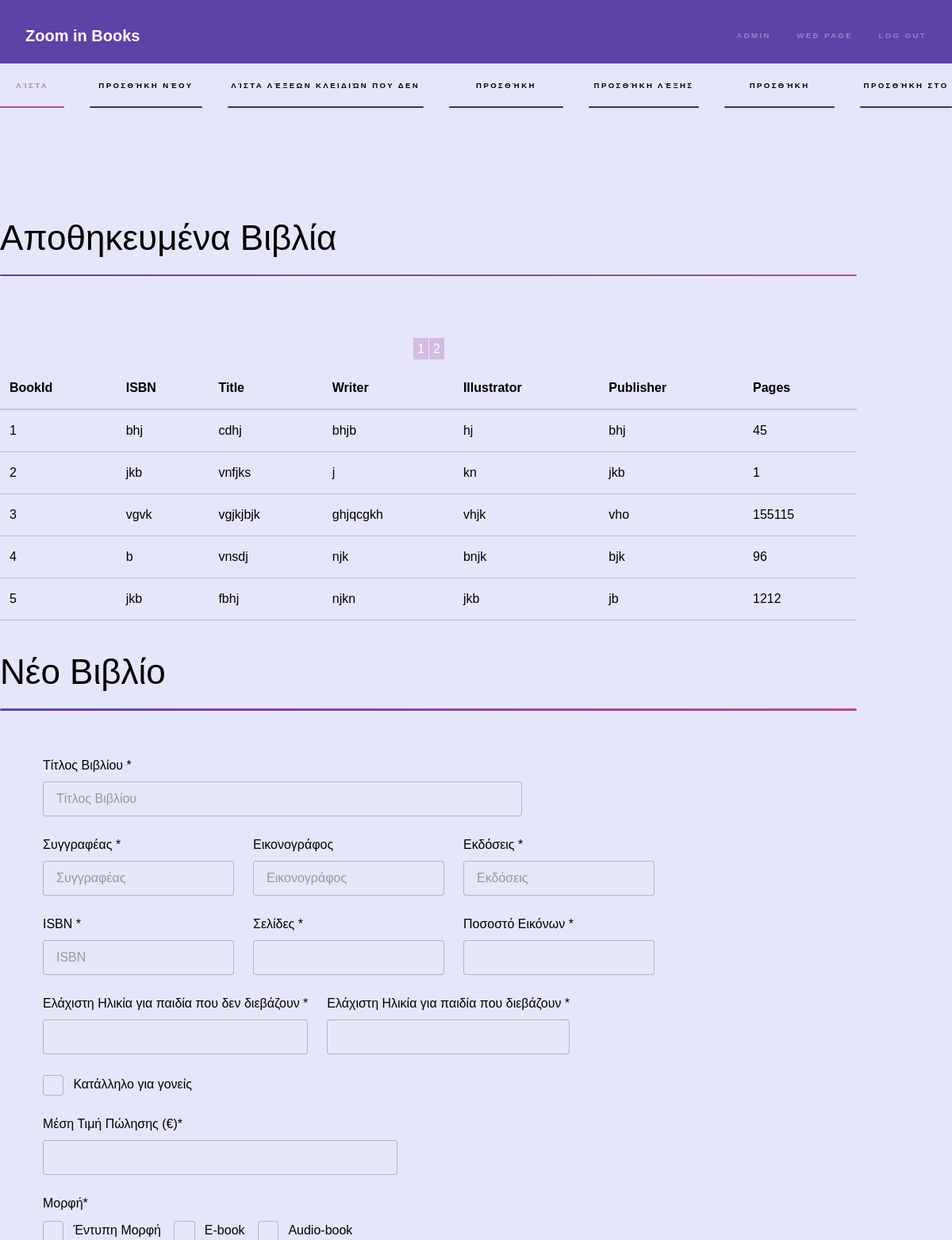
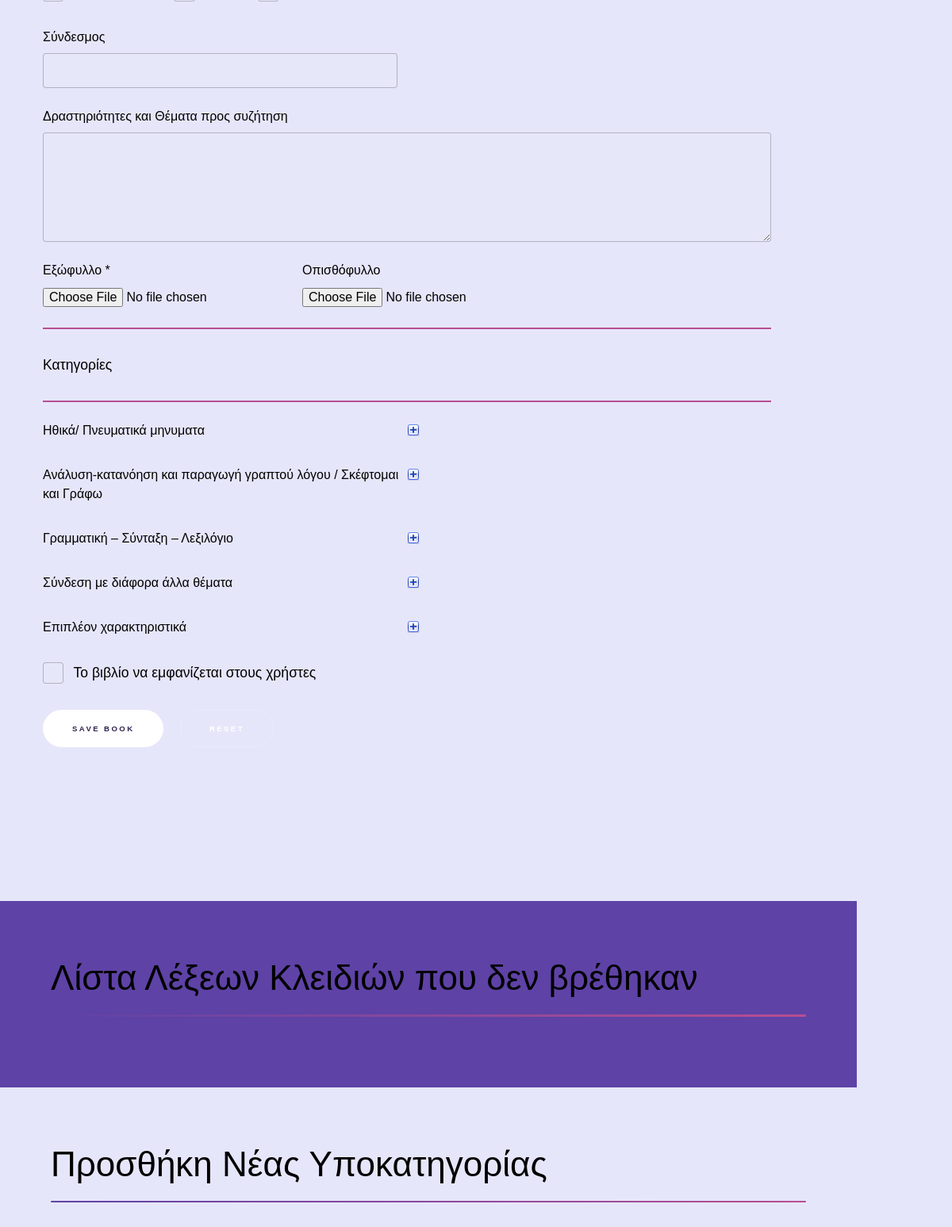
/admin/index.php (upper part), run on an earlier commit of the app's database (2 pictures, top to bottom).
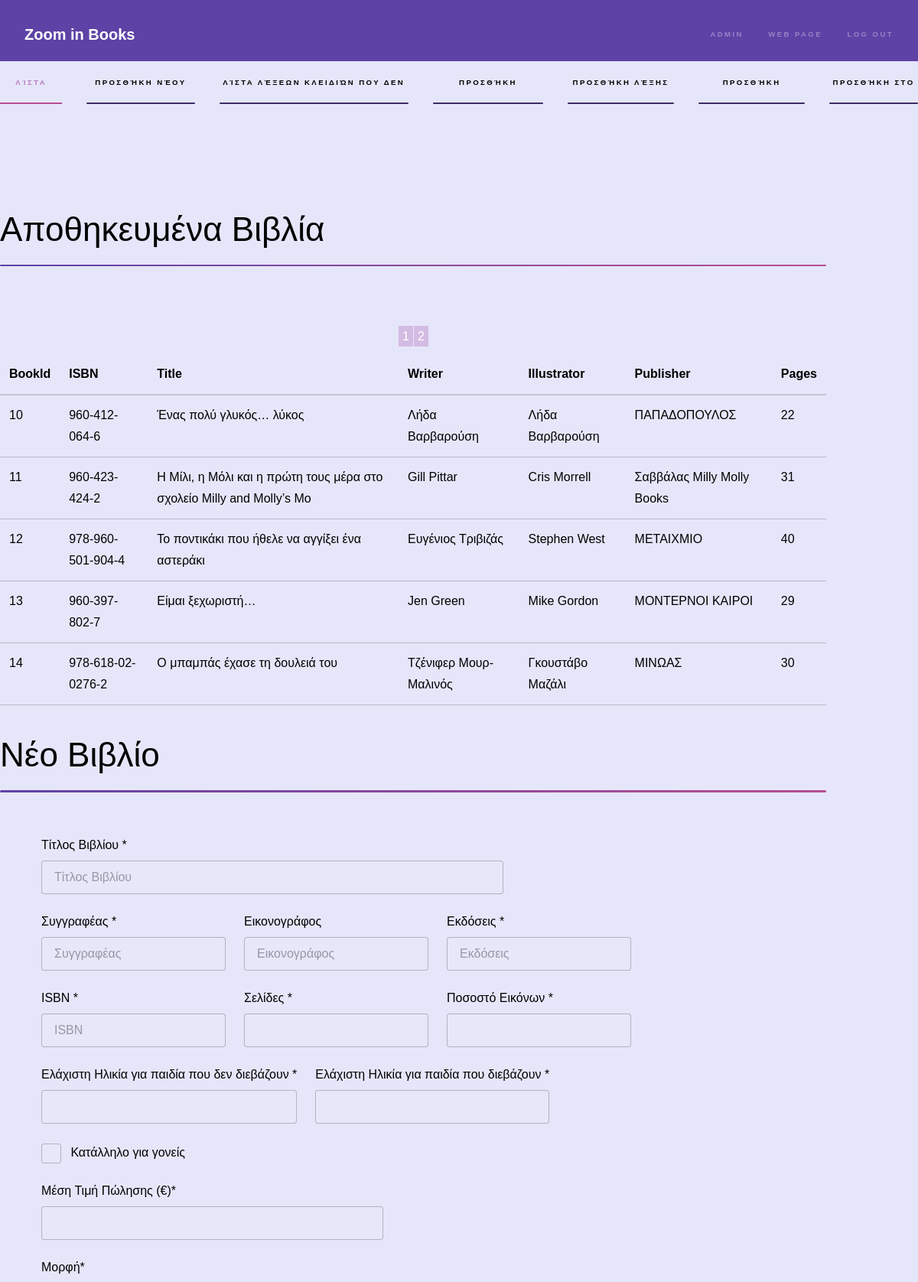
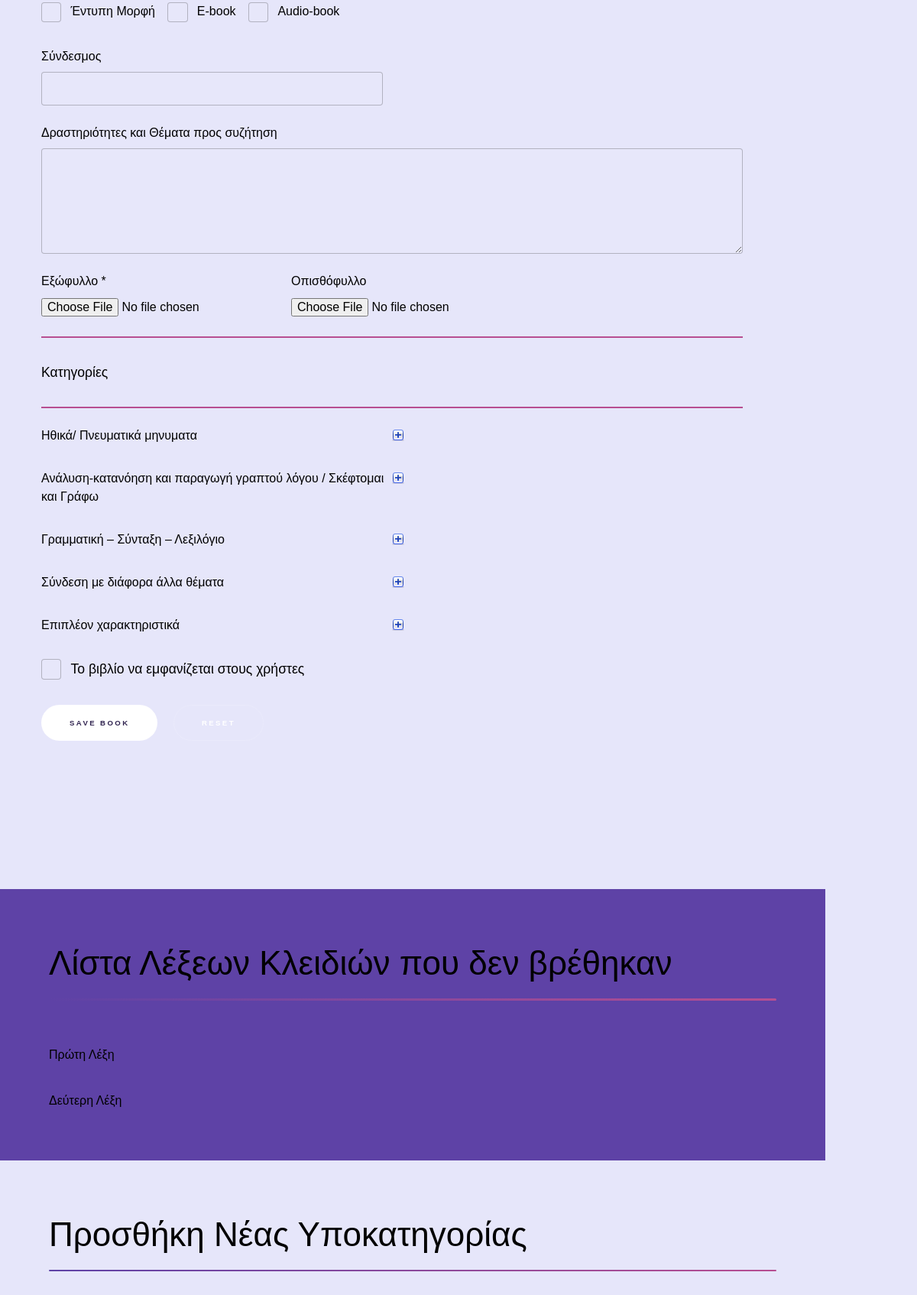
And on a later commit of the database (2 pictures, top to bottom).
### tables this page shows
CREATE TABLE `books` (
  `Book_id` int(11) NOT NULL,
  `ISBN` varchar(60) NOT NULL,
  `Title` varchar(70) NOT NULL,
  `Writer` varchar(50) NOT NULL,
  `Illustrator` varchar(50) DEFAULT NULL,
  `Publisher` varchar(50) NOT NULL,
  `Pages` int(4) NOT NULL,
  `Persentage_of_images` float NOT NULL,
  `Min_age_no_read` int(2) NOT NULL,
  `Min_age_read` int(2) NOT NULL,
  `For_parents` bit(1) NOT NULL,
  `Cover` varchar(100) NOT NULL,
  `Back_cover` varchar(100) NOT NULL,
  `Link` varchar(150) DEFAULT NULL,
  `Price` float NOT NULL,
  `Hard_copy` bit(1) NOT NULL,
  `E_book` bit(1) NOT NULL,
  `Audio_book` bit(1) NOT NULL,
  `Curriculum` varchar(1000) NOT NULL,
  `Show_to_user` bit(1) NOT NULL
);

CREATE TABLE `categories` (
  `Category_id` int(11) NOT NULL,
  `Name_of_category` varchar(150) NOT NULL
);

CREATE TABLE `not_found_keywords` (
  `Not_found_keyword_id` int(11) NOT NULL,
  `Not_found_keyword` varchar(70) NOT NULL
);

### admin/list_book/load_books_dataTable.php (called while the page is built, shortened)
<?php
$load_books_query = $conn->prepare("SELECT * FROM `books`;");
$load_books_query->execute();
$load_books_to_list=$load_books_query->fetchAll(PDO::FETCH_ASSOC);
?>

### admin/load/load_keywords.php (the view)
<?php
	$categories_query = $conn->prepare("SELECT * FROM categories ORDER BY Category_id");
	$categories_query->execute();
	$categories= $categories_query->fetchAll(PDO::FETCH_ASSOC);
	$categories_check_box = "";
	for($i = 0; $i <count($categories); $i++){
		$category_id = (integer) $categories[$i]['Category_id'];
		$category_name = (string)$categories[$i]['Name_of_category'];
		$categories_check_box .= "\r\n<div class='12u$' ><h4 style='float:left;width:50%'>$category_name</h4>
			<span class='collapse_sub_categories'  id='cat$category_id' style='float:left'>
						<img  id='show_cat$category_id' src='images/show.png'>
						<img  id='hide_cat$category_id' src='images/hide.png' style='display:none'>
			</span>
		</div>";
		$categories_check_box .= "\r\n<div style='display:none;width:100%;' id='collapse_cat$category_id'>";
		$subcategories_query = $conn->prepare("SELECT * FROM subcategories WHERE Category_id = {$category_id}");
		$subcategories_query->execute();
		$subcategories= $subcategories_query->fetchAll(PDO::FETCH_ASSOC);
		for($j = 0; $j < count($subcategories) ; $j++){
			$subcategory_id = (integer) $subcategories[$j]['Subcategory_id'];
			$subcategory_name = (string)$subcategories[$j]['Name_of_subcategory']."  ";
			$categories_check_box .= "\r\n<div class='12u$'>
				<h5 style='color:grey;width:50%;float:left'>$subcategory_name</h5>
				<span class='collapse_sub_categories' style='float:left' id='sub$subcategory_id'>
						<img  id='show_sub$subcategory_id' src='images/show.png'>
						<img style='display:none'id='hide_sub$subcategory_id' src='images/hide.png' >
				</span>
			";
			$keywords_query = $conn->prepare("SELECT * FROM keywords WHERE Subcategory_id = {$subcategory_id}");
			$keywords_query->execute();
			$keywords= $keywords_query->fetchAll(PDO::FETCH_ASSOC);
			$categories_check_box .= "\r\n<section id='collapse_sub$subcategory_id' style='display:none'><table class='keywords_table'>";
			for($k = 0; $k < count($keywords) ; $k+=4){
				$keyword_id = (integer) $keywords[$k]['Keyword_id'];
				$keyword_name = (string)$keywords[$k]['Name_of_keyword'];
				$categories_check_box .= "\r\n<tr><td><input type='checkbox' class='keywords_checkbox' id='K{$keyword_id}' name='K{$keyword_id}'><label for='K{$keyword_id}'>{$keyword_name}</label><input  style='display:none' type='text' id='MK{$keyword_id}' name='MK{$keyword_id}'></td>";
				if($k+1 < count($keywords)){
					$keyword_id = (integer) $keywords[$k+1]['Keyword_id'];
					$keyword_name = (string)$keywords[$k+1]['Name_of_keyword'];
					$categories_check_box .= "\r\n<td><input type='checkbox'  class='keywords_checkbox' id='K{$keyword_id}' name='K{$keyword_id}'><label for='K{$keyword_id}'>{$keyword_name}</label><input style='display:none' type='text' id='MK{$keyword_id}' name='MK{$keyword_id}'></td>";
				}
				if($k+2 < count($keywords)){
					$keyword_id = (integer) $keywords[$k+2]['Keyword_id'];
					$keyword_name = (string)$keywords[$k+2]['Name_of_keyword'];
					$categories_check_box .= "\r\n<td><input type='checkbox' class='keywords_checkbox' id='K{$keyword_id}' name='K{$keyword_id}'><label for='K{$keyword_id}'>{$keyword_name}</label><input style='display:none' type='text' id='MK{$keyword_id}' name='MK{$keyword_id}'></td>";
				}
				if($k+3 < count($keywords)){
					$keyword_id = (integer) $keywords[$k+3]['Keyword_id'];
					$keyword_name = (string)$keywords[$k+3]['Name_of_keyword'];
					$categories_check_box .= "\r\n<td><input type='checkbox' class='keywords_checkbox' id='K{$keyword_id}' name='K{$keyword_id}'><label for='K{$keyword_id}'>{$keyword_name}</label><input style='display:none' type='text' id='MK{$keyword_id}' name='MK{$keyword_id}'></td>";
				}
				$categories_check_box .= "</tr>";
			}
			$categories_check_box .= "</table>\r\n</section></div>";
		}
		$categories_check_box .="</div>";
	}
	echo $categories_check_box;
?>

### admin/index.php (shortened to what the changed rows need)
<?php
    include "../Database/MySqlConnect.php";
    include "list_book/load_books_dataTable.php";
    include "load/load_keywords_not_found.php";
?>
<!DOCTYPE HTML>
<html>
<head>
        <link href="assets/css/bootstrap.min.css" rel="stylesheet">
    <link rel="stylesheet" href="assets/css/main.css" />
<body onload="loadSubCategories()">
<div id="wrapper">
    <section id="list_of_books" class="list_of_books">
            <h1 class="major">Αποθηκευμένα Βιβλία</h1>
        <div class="table-wrapper">
            <table class="paginated">
                <thead>
                <tr>
                    <th>BookId</th>
                    <th>ISBN</th>
                    <th>Title</th>
                    <th>Writer</th>
                    <th>Illustrator</th>
                    <th>Publisher</th>
                    <th>Pages</th>
                </tr>
                </thead>
                <tbody>
                <?php for($i=0;$i<count($load_books_to_list);$i++){ ?>
                    <tr>
                        <td><?php echo $load_books_to_list[$i]['Book_id'];?></td>
                        <td><?php echo $load_books_to_list[$i]['ISBN'];?></td>
                        <td><?php echo $load_books_to_list[$i]['Title'];?></td>
                        <td><?php echo $load_books_to_list[$i]['Writer'];?></td>
                        <td><?php echo $load_books_to_list[$i]['Illustrator'];?></td>
                        <td><?php echo $load_books_to_list[$i]['Publisher'];?></td>
                        <td><?php echo $load_books_to_list[$i]['Pages'];?></td>
                    </tr>
                <?php } ?>
                </tbody>
            </table>
        </div>
    </section>
    <section id="new_book" class="wrapper style2 spotlights">
        <h1 class="major">Νέο Βιβλίο</h1>
        <section class="new_book_body">
            <form method="post" action="new_book/submit_new_book.php" enctype="multipart/form-data">
                <div class="row uniform">
                    <?php include_once "load/load_keywords.php"; ?>
                </div>
        </form>
        </section>
    </section>
    <section id="two" class="wrapper style1 spotlights">
        <div class="inner">
            <h1 class="major">Λίστα Λέξεων Κλειδιών που δεν βρέθηκαν</h1>
            <?php echo $not_found?>
        </div>
    </section>
    <section id="new_subcategory" class="wrapper style2 spotlights">
        <div class="inner">
            <h1 class="major">Προσθήκη Νέας Υποκατηγορίας</h1>
        </div>
    </section>
</div>
</body>
</html>

### admin/load/load_keywords_not_found.php
<?php
include "../Database/MySqlConnect.php";
$keywords_not_found_query = $conn->prepare("SELECT * FROM not_found_keywords");
$keywords_not_found_query->execute();
$keywords_not_found= $keywords_not_found_query->fetchAll(PDO::FETCH_ASSOC);
$not_found = "";
for($i = 0; $i <count($keywords_not_found); $i++){
	$keywords_not_found_name = (string)$keywords_not_found[$i]['Not_found_keyword'];
	$not_found .="<p>{$keywords_not_found_name}</p>";
}
?>

What changed in the data, as far as the page shows it:
removed books: Book_id "1", ISBN "bhj", Title "cdhj", Writer "bhjb", Illustrator "hj", Publisher "bhj", Pages "45"
removed books: Book_id "2", ISBN "jkb", Title "vnfjks", Writer "j", Illustrator "kn", Publisher "jkb", Pages "1"
removed books: Book_id "3", ISBN "vgvk", Title "vgjkjbjk", Writer "ghjqcgkh", Illustrator "vhjk", Publisher "vho", Pages "155115"
removed books: Book_id "4", ISBN "b", Title "vnsdj", Writer "njk", Illustrator "bnjk", Publisher "bjk", Pages "96"
removed books: Book_id "5", ISBN "jkb", Title "fbhj", Writer "njkn", Illustrator "jkb", Publisher "jb", Pages "1212"
added books: Book_id "10", ISBN "960-412-064-6", Title "Ένας πολύ γλυκός… λύκος", Writer "Λήδα Βαρβαρούση", Illustrator "Λήδα Βαρβαρούση", Publisher "ΠΑΠΑΔΟΠΟΥΛΟΣ", Pages "22"
added books: Book_id "11", ISBN "960-423-424-2", Title "Η Μίλι, η Μόλι και η πρώτη τους μέρα στο σχολείο Milly and Molly’s Mo", Writer "Gill Pittar", Illustrator "Cris Morrell", Publisher "Σαββάλας Milly Molly Books", Pages "31"
added books: Book_id "12", ISBN "978-960-501-904-4", Title "Το ποντικάκι που ήθελε να αγγίξει ένα αστεράκι", Writer "Ευγένιος Τριβιζάς", Illustrator "Stephen West", Publisher "ΜΕΤΑΙΧΜΙΟ", Pages "40"
added books: Book_id "13", ISBN "960-397-802-7", Title "Eίμαι ξεχωριστή…", Writer "Jen Green", Illustrator "Mike Gordon", Publisher "ΜΟΝΤΕΡΝΟΙ ΚΑΙΡΟΙ", Pages "29"
added books: Book_id "14", ISBN "978-618-02-0276-2", Title "Ο μπαμπάς έχασε τη δουλειά του", Writer "Τζένιφερ Μουρ-Μαλινός", Illustrator "Γκουστάβο Μαζάλι", Publisher "ΜΙΝΩΑΣ", Pages "30"
added not_found_keywords: Not_found_keyword "Πρώτη Λέξη"
added not_found_keywords: Not_found_keyword "Δεύτερη Λέξη"
